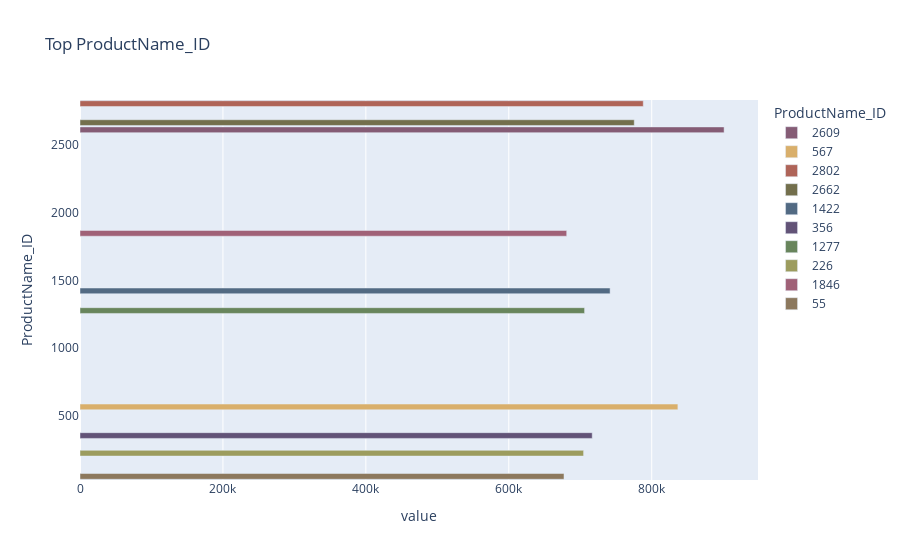

Write notebook code for a chart like this one.
### Code cell
top_frequencies('ProductName_ID')

### Figure 1 — Plotly figure (JSON) as saved in the notebook; plotly's stock layout.template omitted (floating-point values rounded to 4 significant figures)
{"data": [{"alignmentgroup": "True", "hovertemplate": "ProductName_ID=%{y}<br>value=%{x}<extra></extra>", "legendgroup": "2609", "marker": {"color": "rgb(133, 92, 117)"}, "name": "2609", "offsetgroup": "2609", "orientation": "h", "showlegend": true, "textposition": "auto", "type": "bar", "x": [901302], "xaxis": "x", "y": [2609], "yaxis": "y"}, {"alignmentgroup": "True", "hovertemplate": "ProductName_ID=%{y}<br>value=%{x}<extra></extra>", "legendgroup": "567", "marker": {"color": "rgb(217, 175, 107)"}, "name": "567", "offsetgroup": "567", "orientation": "h", "showlegend": true, "textposition": "auto", "type": "bar", "x": [836624], "xaxis": "x", "y": [567], "yaxis": "y"}, {"alignmentgroup": "True", "hovertemplate": "ProductName_ID=%{y}<br>value=%{x}<extra></extra>", "legendgroup": "2802", "marker": {"color": "rgb(175, 100, 88)"}, "name": "2802", "offsetgroup": "2802", "orientation": "h", "showlegend": true, "textposition": "auto", "type": "bar", "x": [788194], "xaxis": "x", "y": [2802], "yaxis": "y"}, {"alignmentgroup": "True", "hovertemplate": "ProductName_ID=%{y}<br>value=%{x}<extra></extra>", "legendgroup": "2662", "marker": {"color": "rgb(115, 111, 76)"}, "name": "2662", "offsetgroup": "2662", "orientation": "h", "showlegend": true, "textposition": "auto", "type": "bar", "x": [775573], "xaxis": "x", "y": [2662], "yaxis": "y"}, {"alignmentgroup": "True", "hovertemplate": "ProductName_ID=%{y}<br>value=%{x}<extra></extra>", "legendgroup": "1422", "marker": {"color": "rgb(82, 106, 131)"}, "name": "1422", "offsetgroup": "1422", "orientation": "h", "showlegend": true, "textposition": "auto", "type": "bar", "x": [741776], "xaxis": "x", "y": [1422], "yaxis": "y"}, {"alignmentgroup": "True", "hovertemplate": "ProductName_ID=%{y}<br>value=%{x}<extra></extra>", "legendgroup": "356", "marker": {"color": "rgb(98, 83, 119)"}, "name": "356", "offsetgroup": "356", "orientation": "h", "showlegend": true, "textposition": "auto", "type": "bar", "x": [716780], "xaxis": "x", "y": [356], "yaxis": "y"}, {"alignmentgroup": "True", "hovertemplate": "ProductName_ID=%{y}<br>value=%{x}<extra></extra>", "legendgroup": "1277", "marker": {"color": "rgb(104, 133, 92)"}, "name": "1277", "offsetgroup": "1277", "orientation": "h", "showlegend": true, "textposition": "auto", "type": "bar", "x": [706077], "xaxis": "x", "y": [1277], "yaxis": "y"}, {"alignmentgroup": "True", "hovertemplate": "ProductName_ID=%{y}<br>value=%{x}<extra></extra>", "legendgroup": "226", "marker": {"color": "rgb(156, 156, 94)"}, "name": "226", "offsetgroup": "226", "orientation": "h", "showlegend": true, "textposition": "auto", "type": "bar", "x": [704688], "xaxis": "x", "y": [226], "yaxis": "y"}, {"alignmentgroup": "True", "hovertemplate": "ProductName_ID=%{y}<br>value=%{x}<extra></extra>", "legendgroup": "1846", "marker": {"color": "rgb(160, 97, 119)"}, "name": "1846", "offsetgroup": "1846", "orientation": "h", "showlegend": true, "textposition": "auto", "type": "bar", "x": [681065], "xaxis": "x", "y": [1846], "yaxis": "y"}, {"alignmentgroup": "True", "hovertemplate": "ProductName_ID=%{y}<br>value=%{x}<extra></extra>", "legendgroup": "55", "marker": {"color": "rgb(140, 120, 93)"}, "name": "55", "offsetgroup": "55", "orientation": "h", "showlegend": true, "textposition": "auto", "type": "bar", "x": [677290], "xaxis": "x", "y": [55], "yaxis": "y"}], "layout": {"barmode": "relative", "legend": {"title": {"text": "ProductName_ID"}, "tracegroupgap": 0}, "title": {"text": "Top ProductName_ID"}, "xaxis": {"anchor": "y", "domain": [0, 1], "title": {"text": "value"}}, "yaxis": {"anchor": "x", "categoryarray": [55, 1846, 226, 1277, 356, 1422, 2662, 2802, 567, 2609], "categoryorder": "array", "domain": [0, 1], "title": {"text": "ProductName_ID"}}}}
